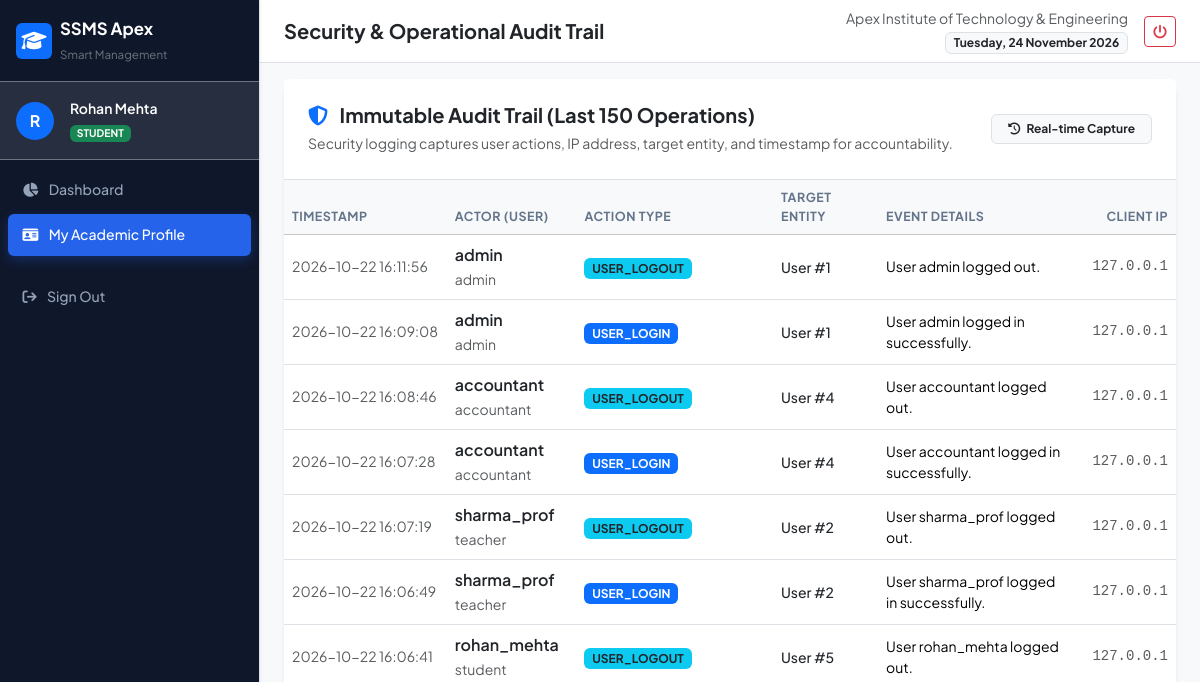
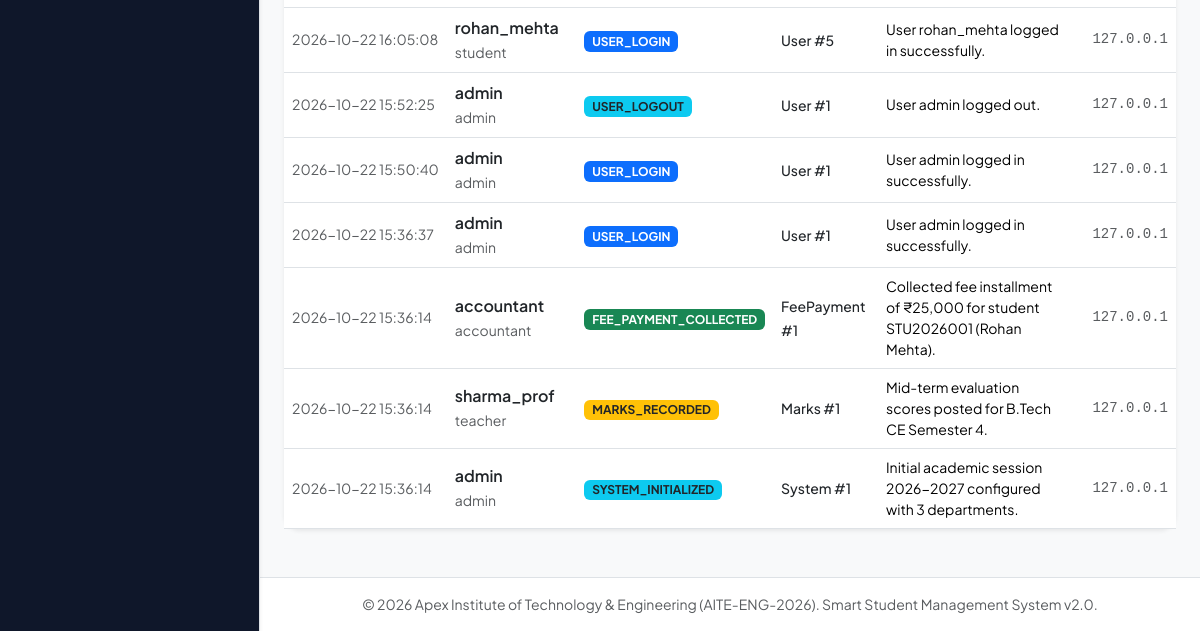
Page /audit-logs (signed in) on the earlier database version (2 pictures, top to bottom).
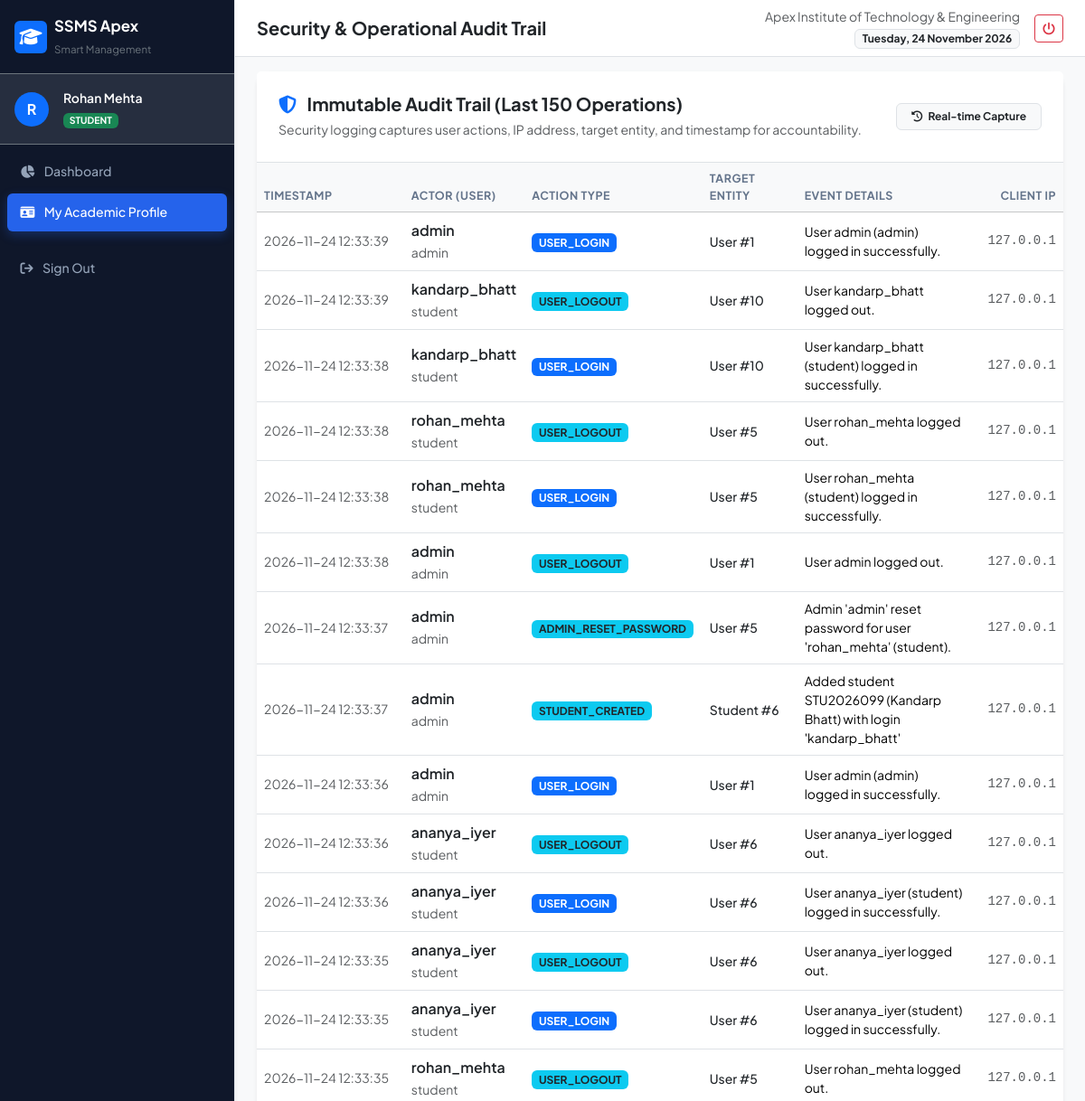
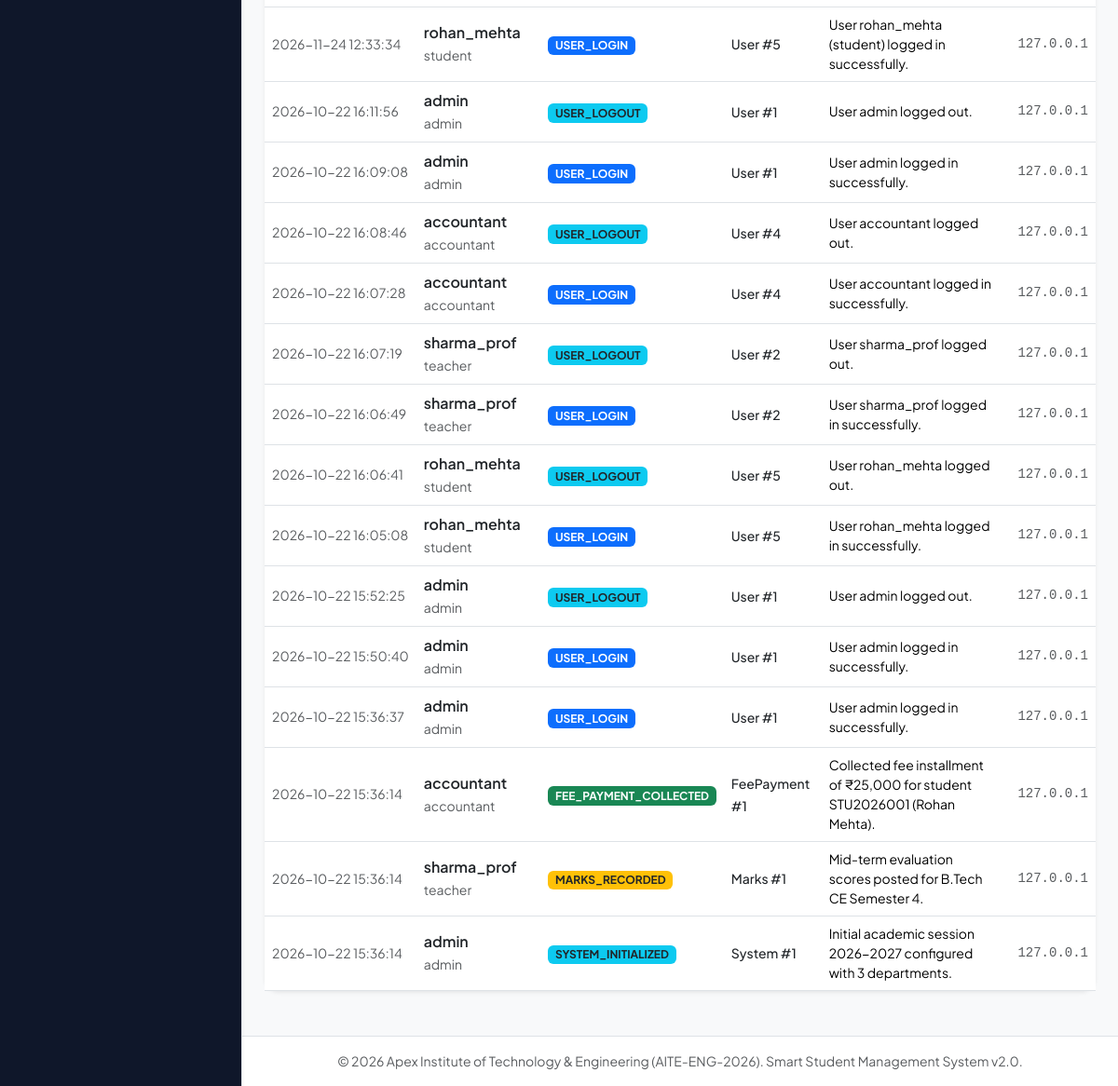
Same page on the later database version (2 pictures, top to bottom).
### models.py (models this page shows, shortened)
class User(db.Model):
    __tablename__ = 'users'
    id = db.Column(db.Integer, primary_key=True)
    username = db.Column(db.String(50), unique=True, nullable=False, index=True)
    password_hash = db.Column(db.String(255), nullable=False)
    role = db.Column(db.String(20), nullable=False, default='student')  # admin, teacher, student, accountant
    email = db.Column(db.String(100), unique=True, nullable=False)
    full_name = db.Column(db.String(100), nullable=False)
    is_active = db.Column(db.Boolean, default=True)
    created_at = db.Column(db.DateTime, default=datetime.utcnow)
    student_profile = db.relationship('Student', backref='user_account', uselist=False, cascade='all, delete-orphan')
    audit_logs = db.relationship('AuditLog', backref='user', lazy='dynamic')

class AuditLog(db.Model):
    __tablename__ = 'audit_logs'
    id = db.Column(db.Integer, primary_key=True)
    user_id = db.Column(db.Integer, db.ForeignKey('users.id'), nullable=True)
    action = db.Column(db.String(100), nullable=False)       # 'STUDENT_CREATED', 'MARKS_UPDATED', 'FEE_PAID', 'LOGIN'
    entity_type = db.Column(db.String(50))                   # 'Student', 'Marks', 'FeePayment', 'User'
    entity_id = db.Column(db.Integer)
    details = db.Column(db.Text)
    ip_address = db.Column(db.String(50))
    timestamp = db.Column(db.DateTime, default=datetime.utcnow)

### app.py (the view)
    @app.route('/audit-logs')
    @login_required
    @roles_accepted('admin')
    def audit_logs():
        logs = AuditLog.query.order_by(AuditLog.timestamp.desc()).limit(150).all()
        return render_template('audit/logs.html', logs=logs)

### templates/audit/logs.html (shortened to what this page needs)
{% extends "base.html" %}
{% block page_title %}Security & Operational Audit Trail{% endblock %}
{% block content %}
<div class="card border-0 shadow-sm rounded-4 mb-4">
    <div class="card-header bg-white border-bottom p-4 d-flex align-items-center justify-content-between flex-wrap gap-2">
        <div>
            <h5 class="fw-bold mb-1 text-dark">
                <i class="fa-solid fa-shield-halved text-primary me-2"></i> Immutable Audit Trail (Last 150 Operations)
            </h5>
            <small class="text-muted">Security logging captures user actions, IP address, target entity, and timestamp for accountability.</small>
        </div>
        <span class="badge bg-light text-dark border px-3 py-2">
            <i class="fa-solid fa-clock-rotate-left me-1"></i> Real-time Capture
        </span>
    </div>
    <div class="card-body p-0">
        <div class="table-responsive">
            <table class="table table-hover align-middle mb-0">
                <thead class="table-light">
                    <tr>
                        <th style="width: 15%;">Timestamp</th>
                        <th style="width: 15%;">Actor (User)</th>
                        <th style="width: 18%;">Action Type</th>
                        <th style="width: 12%;">Target Entity</th>
                        <th style="width: 28%;">Event Details</th>
                        <th style="width: 12%;" class="text-end">Client IP</th>
                    </tr>
                </thead>
                <tbody>
                    {% for log in logs %}
                    <tr>
                        <td class="text-muted text-nowrap small">{{ log.timestamp.strftime('%Y-%m-%d %H:%M:%S') }}</td>
                        <td>
                            <div class="fw-semibold text-dark">{{ log.user.username if log.user else 'System' }}</div>
                            <small class="text-muted">{{ log.user.role if log.user else 'Internal' }}</small>
                        </td>
                        <td>
                            <span class="badge bg-{{ 'primary' if 'LOGIN' in log.action else ('success' if 'FEE' in log.action else ('warning text-dark' if 'MARKS' in log.action else 'info text-dark')) }}">
                                {{ log.action }}
                            </span>
                        </td>
                        <td><small class="text-dark fw-medium">{{ log.entity_type }} #{{ log.entity_id or '-' }}</small></td>
                        <td class="small text-break">{{ log.details }}</td>
                        <td class="text-end font-monospace small text-muted">{{ log.ip_address or '127.0.0.1' }}</td>
                    </tr>
                    {% else %}
                    <tr>
                        <td colspan="6" class="text-center text-muted py-4">No audit logs recorded yet.</td>
                    </tr>
                    {% endfor %}
                </tbody>
            </table>
        </div>
    </div>
</div>
{% endblock %}

### templates/base.html (shortened to what this page needs)
<!DOCTYPE html>
<html lang="en">
<head>
    <link href="https://cdn.jsdelivr.net/npm/bootstrap@5.3.3/dist/css/bootstrap.min.css" rel="stylesheet">
    <link href="https://cdnjs.cloudflare.com/ajax/libs/font-awesome/6.5.1/css/all.min.css" rel="stylesheet">
    <link rel="stylesheet" href="{{ url_for('static', filename='css/style.css') }}">
</head>
<body>
    <div class="d-flex" id="wrapper">
        {% if current_user %}
        <nav id="sidebar" class="bg-dark text-white border-end shadow-sm">
            <div class="sidebar-header p-3 border-bottom border-secondary d-flex align-items-center justify-content-between">
                <a href="{{ url_for('dashboard') }}" class="text-white text-decoration-none d-flex align-items-center gap-2">
                    <div class="brand-icon bg-primary text-white rounded p-2 d-flex align-items-center justify-content-center">
                        <i class="fa-solid fa-graduation-cap fs-5"></i>
                    </div>
                    <div>
                        <div class="fw-bold tracking-tight text-white mb-0" style="font-size: 1.05rem;">SSMS Apex</div>
                        <small class="text-secondary" style="font-size: 0.72rem;">Smart Management</small>
                    </div>
                </a>
            </div>
            <div class="p-3 bg-secondary bg-opacity-25 border-bottom border-secondary d-flex align-items-center gap-3">
                <div class="avatar-circle bg-primary text-white fw-bold d-flex align-items-center justify-content-center rounded-circle">
                    {{ current_user.full_name[0] }}
                </div>
                <div class="overflow-hidden">
                    <div class="text-truncate fw-semibold text-white small">{{ current_user.full_name }}</div>
                    <span class="badge bg-{{ 'danger' if current_user.role == 'admin' else ('info' if current_user.role == 'teacher' else ('warning text-dark' if current_user.role == 'accountant' else 'success')) }} text-uppercase" style="font-size: 0.65rem;">
                        {{ current_user.role }}
                    </span>
                </div>
            </div>
            <ul class="nav flex-column p-2 gap-1 sidebar-nav">
                <li class="nav-item">
                    <a class="nav-link text-white-50 rounded {{ 'active' if request.endpoint == 'dashboard' }}" href="{{ url_for('dashboard') }}">
                        <i class="fa-solid fa-chart-pie me-2"></i> Dashboard
                    </a>
                </li>
                {% if current_user.role == 'student' and current_user.student_profile %}
                <li class="nav-item">
                    <a class="nav-link text-white-50 rounded active" href="{{ url_for('student_view', student_id=current_user.student_profile.id) }}">
                        <i class="fa-solid fa-id-card me-2"></i> My Academic Profile
                    </a>
                </li>
                {% endif %}
                <li class="nav-item mt-auto pt-3">
                    <a class="nav-link text-danger rounded" href="{{ url_for('logout') }}">
                        <i class="fa-solid fa-arrow-right-from-bracket me-2"></i> Sign Out
                    </a>
                </li>
            </ul>
        </nav>
        {% endif %}
        <div id="page-content-wrapper" class="w-100 bg-light">
            <nav class="navbar navbar-expand navbar-light bg-white border-bottom px-4 py-2 sticky-top">
                <div class="container-fluid p-0">
                    <div class="d-flex align-items-center gap-2">
                        <span class="fs-5 fw-bold text-dark">{% block page_title %}Smart Student Management System{% endblock %}</span>
                    </div>
                    <div class="d-flex align-items-center gap-3">
                        <div class="text-end d-none d-md-block">
                            <small class="text-muted d-block">{{ institute_name }}</small>
                            <span class="badge bg-light text-dark border">{{ now.strftime('%A, %d %B %Y') }}</span>
                        </div>
                        {% if current_user %}
                        <a href="{{ url_for('logout') }}" class="btn btn-outline-danger btn-sm" title="Logout">
                            <i class="fa-solid fa-power-off"></i>
                        </a>
                        {% endif %}
                    </div>
                </div>
            </nav>
            <div class="container-fluid px-4 pt-3">
                {% block content %}{% endblock %}
            </div>
            <footer class="mt-5 py-3 border-top bg-white text-center text-muted small">
                <div class="container-fluid">
                    <span>&copy; {{ now.year }} {{ institute_name }} ({{ institute_code }}). Smart Student Management System v2.0.</span>
                </div>
            </footer>
        </div>
    </div>
</body>
</html>

### static/css/style.css (style rules this page uses)
:root { --primary-color: #2563eb; --primary-hover: #1d4ed8; --secondary-color: #64748b; --success-color: #10b981; --danger-color: #ef4444; --warning-color: #f59e0b; --dark-surface: #0f172a; --light-bg: #f8fafc; --sidebar-width: 260px; }
body { font-family: 'Plus Jakarta Sans', -apple-system, BlinkMacSystemFont, "Segoe UI", Roboto, sans-serif; background-color: var(--light-bg); color: #1e293b; margin: 0; padding: 0; overflow-x: hidden; }
#sidebar { width: var(--sidebar-width); min-width: var(--sidebar-width); min-height: 100vh; background-color: var(--dark-surface) !important; transition: all 0.3s ease; z-index: 1040; }
.brand-icon { width: 36px; height: 36px; }
.avatar-circle { width: 38px; height: 38px; }
.sidebar-nav .nav-link { font-size: 0.88rem; font-weight: 500; padding: 0.65rem 0.9rem; color: #94a3b8 !important; transition: all 0.2s ease; }
.sidebar-nav .nav-link.active { color: #ffffff !important; background-color: var(--primary-color) !important; box-shadow: 0 4px 12px rgba(37, 99, 235, 0.3); }
.table thead th { font-size: 0.78rem; text-transform: uppercase; letter-spacing: 0.5px; color: #64748b; border-bottom-width: 1px; }
.table tbody tr { transition: background-color 0.15s ease; }

Differences in the rows shown:
added AuditLog: timestamp "2026-11-24 12:33:39", user "admin", action "USER_LOGIN", entity_type "User", entity "1", details "User admin (admin) logged in successfully.", ip_address "127.0.0.1"
added AuditLog: timestamp "2026-11-24 12:33:39", user "kandarp_bhatt", user "student", action "USER_LOGOUT", entity_type "User", entity "10", details "User kandarp_bhatt logged out.", ip_address "127.0.0.1"
added AuditLog: timestamp "2026-11-24 12:33:38", user "kandarp_bhatt", user "student", action "USER_LOGIN", entity_type "User", entity "10", details "User kandarp_bhatt (student) logged in successfully.", ip_address "127.0.0.1"
added AuditLog: timestamp "2026-11-24 12:33:38", user "rohan_mehta", user "student", action "USER_LOGOUT", entity_type "User", entity "5", details "User rohan_mehta logged out.", ip_address "127.0.0.1"
added AuditLog: timestamp "2026-11-24 12:33:38", user "rohan_mehta", user "student", action "USER_LOGIN", entity_type "User", entity "5", details "User rohan_mehta (student) logged in successfully.", ip_address "127.0.0.1"
added AuditLog: timestamp "2026-11-24 12:33:38", user "admin", action "USER_LOGOUT", entity_type "User", entity "1", details "User admin logged out.", ip_address "127.0.0.1"
added AuditLog: timestamp "2026-11-24 12:33:37", user "admin", action "ADMIN_RESET_PASSWORD", entity_type "User", entity "5", details "Admin 'admin' reset password for user 'rohan_mehta' (student).", ip_address "127.0.0.1"
added AuditLog: timestamp "2026-11-24 12:33:37", user "admin", action "STUDENT_CREATED", entity_type "Student", entity "6", details "Added student STU2026099 (Kandarp Bhatt) with login 'kandarp_bhatt'", ip_address "127.0.0.1"
added AuditLog: timestamp "2026-11-24 12:33:36", user "admin", action "USER_LOGIN", entity_type "User", entity "1", details "User admin (admin) logged in successfully.", ip_address "127.0.0.1"
added AuditLog: timestamp "2026-11-24 12:33:36", user "ananya_iyer", user "student", action "USER_LOGOUT", entity_type "User", entity "6", details "User ananya_iyer logged out.", ip_address "127.0.0.1"
added AuditLog: timestamp "2026-11-24 12:33:36", user "ananya_iyer", user "student", action "USER_LOGIN", entity_type "User", entity "6", details "User ananya_iyer (student) logged in successfully.", ip_address "127.0.0.1"
added AuditLog: timestamp "2026-11-24 12:33:35", user "ananya_iyer", user "student", action "USER_LOGOUT", entity_type "User", entity "6", details "User ananya_iyer logged out.", ip_address "127.0.0.1"
added AuditLog: timestamp "2026-11-24 12:33:35", user "ananya_iyer", user "student", action "USER_LOGIN", entity_type "User", entity "6", details "User ananya_iyer (student) logged in successfully.", ip_address "127.0.0.1"
added AuditLog: timestamp "2026-11-24 12:33:35", user "rohan_mehta", user "student", action "USER_LOGOUT", entity_type "User", entity "5", details "User rohan_mehta logged out.", ip_address "127.0.0.1"
added AuditLog: timestamp "2026-11-24 12:33:34", user "rohan_mehta", user "student", action "USER_LOGIN", entity_type "User", entity "5", details "User rohan_mehta (student) logged in successfully.", ip_address "127.0.0.1"
